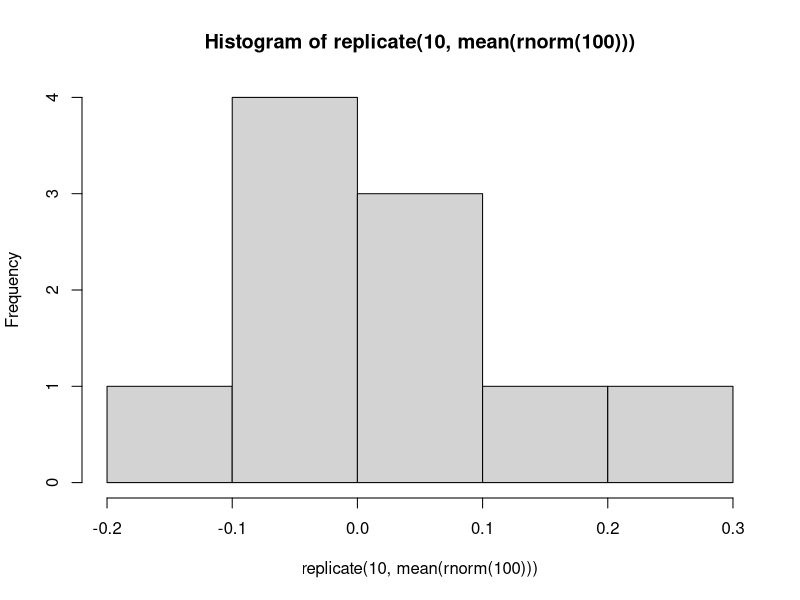
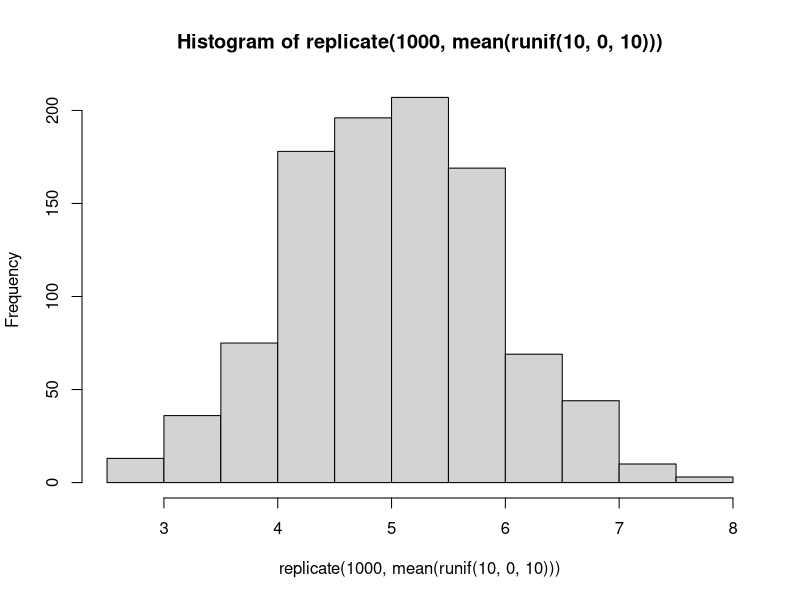
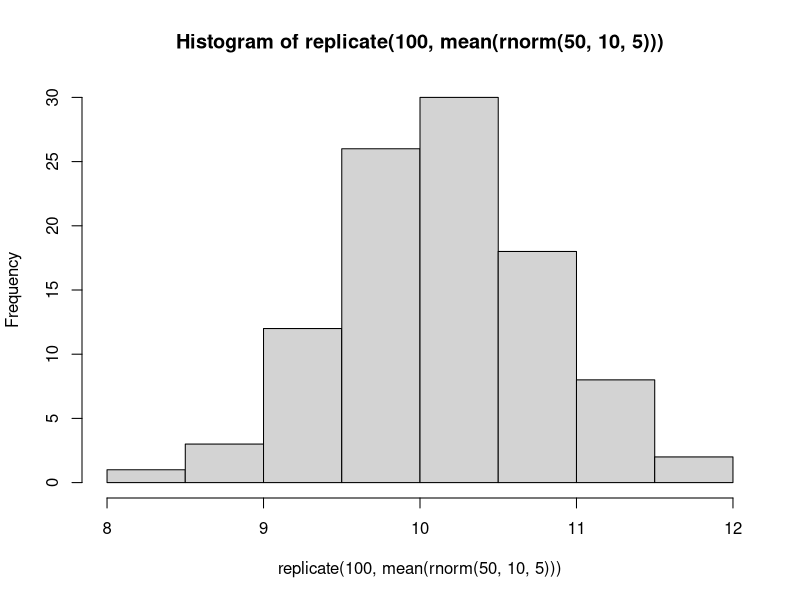
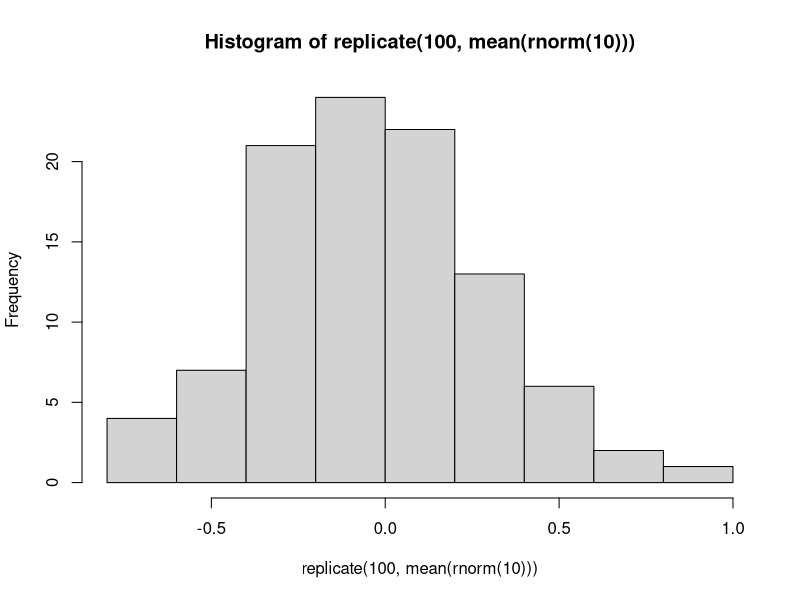
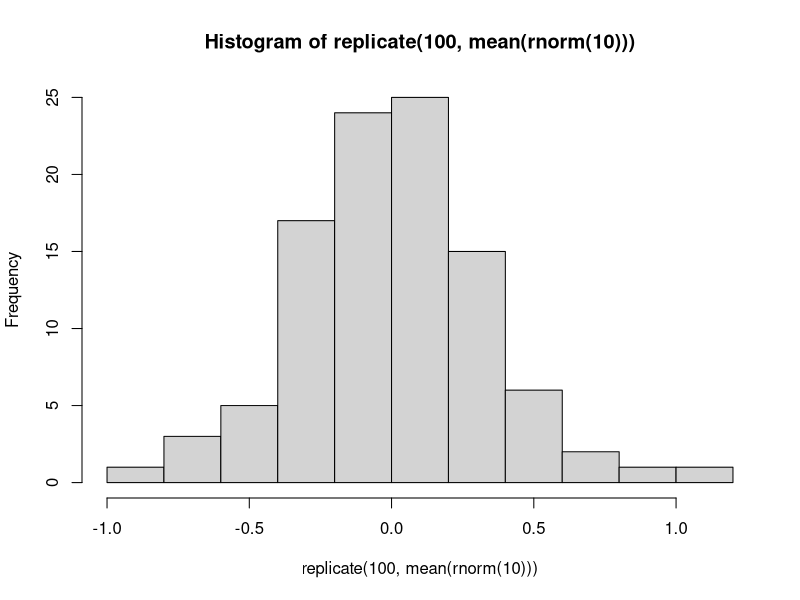
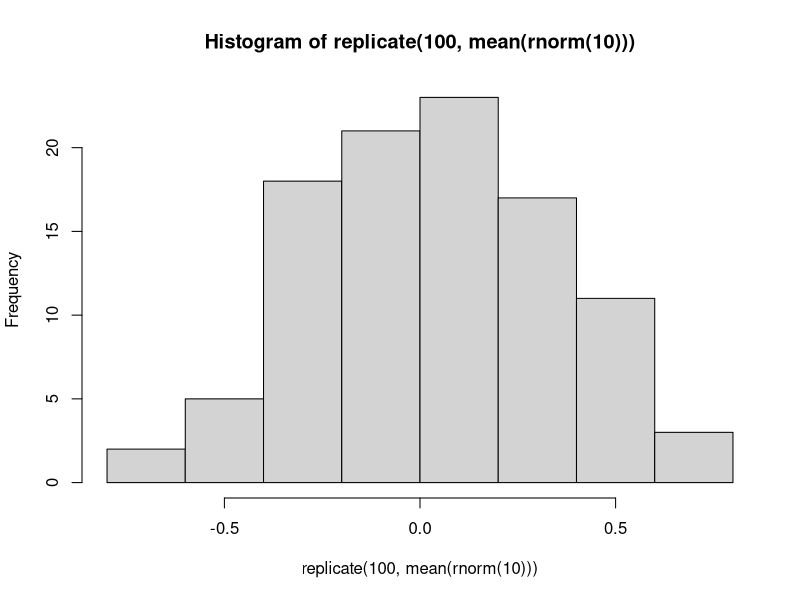
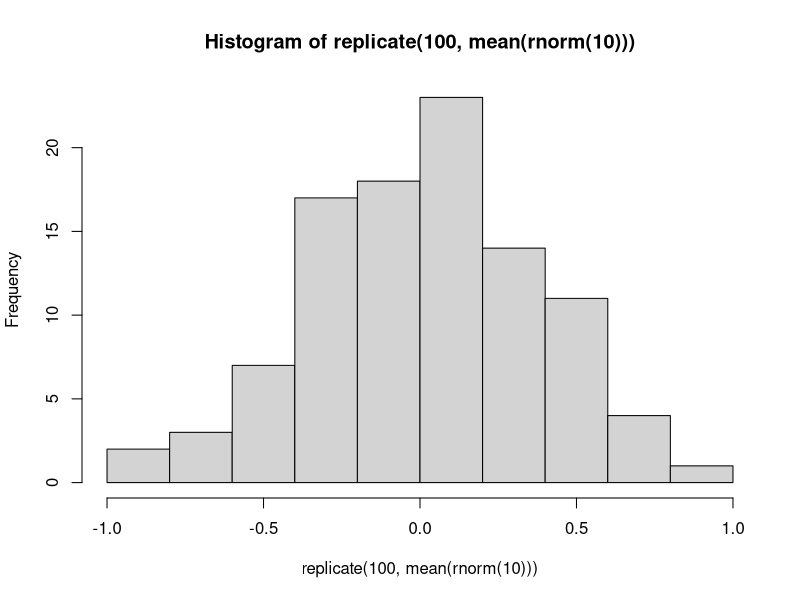
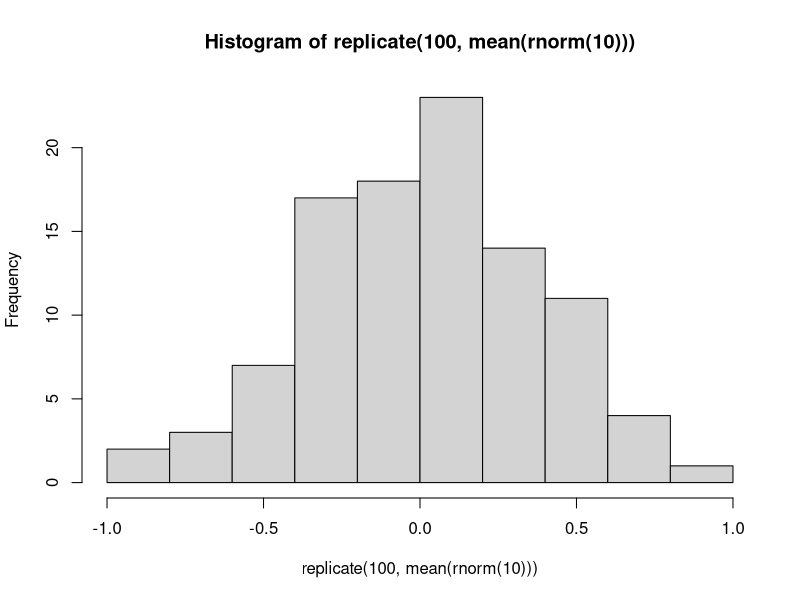

Here is the R script that generated these plots, in order:
###############################################################################################################
# This R script contains                                                                                      #
#  - the examples shown in the step-by-step workshop pages                                                    #
#    (for you to run line-by-line to observe the outcome, or to modify and play with)                         #
#  - space called 'YOUR TURN' for you to write your own code to answer the exercices from the workshop pages  #
#  - a possible solution to those exercices (indented)                                                        #
###############################################################################################################

#~~~~~~~~~ Random Numbers Generators and sampling theory -----

# sample 

## x is a sequence
x <- 1:10
x
?sample # default: replace = FALSE
sample(x)
sample(x, replace = TRUE)
sample(letters, size = 10)
sample(x, size = 100, replace = TRUE)

## x is a vector of combined values
x <- c(1,5,8)
x
sample(x, size = 6, replace = TRUE)




# YOUR TURN: generate random numbers
## Sample 100 values between 3 and 103 with replacement









    ### possible solutions
    x <- 3:103
    sample(x, 100, replace=TRUE)



# random number generator drawing from specific distributions
?runif  # runif(n, min, max) 
?rpois  # rpois(n, lambda) 
?rnorm  # rnorm(n, mean, sd) 
?rbinom # rbinom(n, prob)	



# YOUR TURN: generate random numbers
## Draw 100 values from a normal distribution with a mean of 0 and a sd of 1


    
    
    
    
    
    

    ### possible solutions
    rnorm(n=100, mean=0, sd=1)
    rnorm(100,0,1) # you do not need to label the arguments if you provide them in their default order
    rnorm(100) # if you sample from a normal distribution with a mean of 0 and a sd of 1, you do not need to provide them, they are the defaults

## Draw 50 values from a normal distribution with a mean of 10 and sd of 5


    
    
    
    
    
    

    ### possible solutions
    rnorm(50, 10, 5) 
    rnorm(sd=5, mean=10, n=50) # if you do not know what order is the default, label your arguments and input them in the order you want!

## Draw 1000 values from a poisson distribution with a lambda of 50


    
    
    
    
    
    

    ### possible solutions
    rpois(n=1000, lambda=50)
    rpois(1000, 50)

## Draw 30 values from a uniform distribution between 0 and 10


    
    
    
    


    ### possible solutions
    runif(n=30, min=0, max=10)
    runif(30, 0, 10)




# repeat 
?replicate # replicate(n, expression)
rnorm(10)
mean(rnorm(10))
replicate(10,rnorm(10))
replicate(10, mean(rnorm(100)))
hist(replicate(10, mean(rnorm(100))))

# YOUR TURN: generate random numbers, repeat, and plot
## Replicate 1000 times the mean of 10 values drawn from a unifrom distribution between 0 and 10  









    ### possible solutions
    replicate (1000, mean(runif(10, 0, 10)))
    hist(replicate (1000, mean(runif(10, 0, 10))))


## Replicate 100 times the mean of 50 values drawn from a normal distribution of mean 10 and standard deviation 5  




    
    
    
    
    
    
    ### possible solutions
    replicate (100, mean(rnorm(50, 10, 5)))
    hist(replicate (100, mean(rnorm(50, 10, 5))))



# set seed
hist(replicate(100, mean(rnorm(10))))
hist(replicate(100, mean(rnorm(10))))
hist(replicate(100, mean(rnorm(10))))

set.seed(10)
hist(replicate(100, mean(rnorm(10))))

set.seed(10)
hist(replicate(100, mean(rnorm(10))))


# defining sample size within a replication (n) and the number of simulation/repeats/replication (nrep)
## single random sample of normal distribution N(0,1) with n=10
set.seed(10)
x <- rnorm(10, mean=0, sd=1)
hist(x, breaks=10, col="grey", xlim=c(-4,4))
abline(v=0, col="red", lty=2, lwd=2)
abline(v=mean(x), col="blue", lwd=2)
par(xpd=TRUE) # turn off clipping of legend
legend(0.9,1.5, c("mean(x)", "0"), 
       lty=c(1, 2), 
       col=c("blue","red"))

## 24 sims of same distribution N(0,1) with n=10
set.seed(10)
x24 <- replicate(24, rnorm(10,0,1))
par(mfrow=c(3,8), mar=c(0,0,0,0))
x24Plot <- apply(x24,2,function(x){
               hist(x, col="grey", xlim=c(-5,5), ylim=c(0,7), breaks=c(-5:5),
                    main="", ylab="", xlab="", xaxt="n", yaxt="n")
               abline(v=mean(x), col="blue", lwd=2)
               abline(v=0, col="red", lty=2, lwd=2)
                })

## distribution of mu and sd from 24 sims N(0,1) with n=10
par(mfrow=c(1,2), mar=c(5,5,1,1))
hist(apply(x24, 2, mean), main="Mean",col="grey", xlim=c(-1,1))
abline(v=0, col="red", lty=2, lwd=2)
hist(apply(x24, 2, sd), main="SD",col="grey", xlim=c(0.6,1.4))
abline(v=1, col="red", lty=2, lwd=2)

## 24 sims of same distribution N(0,1) with n=1000
set.seed(10)
x24b <- replicate(24, rnorm(1000,0,1))
par(mfrow=c(3,8), mar=c(0,0,0,0))
x24bPlot <- apply(x24b,2,function(x){
               hist(x, col="grey", xlim=c(-5,5), ylim=c(0,500), breaks=c(-5:5),
                    main="", ylab="", xlab="", xaxt="n", yaxt="n")
               abline(v=mean(x), col="blue", lwd=2)
               abline(v=0, col="red", lty=2, lwd=2)
               })

## distribution of mu and sd from 24 sims N(0,1) with n=1000
par(mfrow=c(1,2), mar=c(5,5,1,1))
hist(apply(x24b, 2, mean), main="Mean",col="grey", xlim=c(-1,1))
abline(v=0, col="red", lty=2, lwd=2)
hist(apply(x24b, 2, sd), main="SD",col="grey", xlim=c(0.6,1.4))
abline(v=1, col="red", lty=2, lwd=2)

## distribution of mu and sd from 1000 sims N(0,1) with n=10
set.seed(10)
x1000 <- replicate(1000, rnorm(10,0,1))
par(mfrow=c(1,2), mar=c(5,5,1,1))
hist(apply(x1000, 2, mean), main="Mean",col="grey")
abline(v=0, col="red", lty=2, lwd=2)
hist(apply(x1000, 2, sd), main="SD",col="grey")
abline(v=1, col="red", lty=2, lwd=2)


#~~~~~~~~~ Functions -----

# writing a function
    ## function syntax:
    ## AwesomeFunctionName <- function(argument1, argument2,…){
    ##                                                         do stuff here
    ##                                                        }

# YOUR TURN: write a function that takes input "nrep", replicates '(mean(rnorm(100)))'
# nrep times, and draws a histogram of the results












    ### possible solutions
    #### step 1: the action
    mean(rnorm(100))
    #### step 2: replicate the action 1000 times
    replicate(1000, mean(rnorm(100)))
    #### step 3: plot the outcome of those simulations
    hist(replicate(1000, mean(rnorm(100))))
    #### step 4: replicate the action nrep time, with nrep defined outside the function
    nrep <- 1000
    replicate(nrep, mean(rnorm(100)))
    #### step 5: wrap it in a function:
    histrnorm100 <- function (nrep){
      hist(replicate(nrep, mean(rnorm(100))))
    }
    #### step 6: check that the function works
    histrnorm100(9)
    histrnorm100(1000)

    
# YOUR TURN: modify your function
## to draw a histogram of nrep mean(rnorm(n)), where n is another input






    
    
    
    
    
    
    

    
    
    ### possible solutions
    #### step 4: define parameters outside the function
    nrep <- 100
    n <- 10
    replicate(nrep, mean(rnorm(n)))
    #### step 5: wrap the action in a function:
    histrnorm_n <- function (nrep, n){
      hist(replicate(nrep, mean(rnorm(n))))
    }
    #### step 6: check that the function works
    histrnorm_n(10,10)
    histrnorm_n(10,100)
    histrnorm_n(100,100)
    histrnorm_n(1000,100)
    


#~~~~~~~~~ Simulating no effect and check alpha -----

# YOUR TURN: draw from the same normal distribution twice 
## and see if the sample differ from each other
## will they differ significantly in 5% of the nrep?
### Figure out how to do a t.test in R  
### Generate two vectors of 10 values drawn from N(0,1) and compare them with a t test  
### Figure out how to extract the p-value from that object (HINT use `str` or `names`)
### Write a function simT that generates two vectors of n random normals, compare them with a t test and return the p-value  
### Repeat with nrep=20 and draw a histogram for n=10
### Repeat with nrep=100 and draw a histogram for n=10    
    
    
    
    
    
    
    
    
    
    
    
    
    
    

    
    ### possible solutions
    #### Figure out how to do a t.test in R
    ?t.test
    #### Generate two vectors of 50  N(0,1) 
    x1 <- rnorm(50,0,1)
    x2 <- rnorm(50,0,1)
    #### Compare them with a t test
    t.test(x1,x2)
    #### extract p value
    str(t.test(x1,x2))
    t.test(x1,x2)$p.value
    #### write function 
    simT <- function(n){
    x1 <- rnorm(n,0,1)
    x2 <- rnorm(n,0,1)
    t.test(x1, x2)$p.value 
    }
    #### test function
    simT(50)
    
    #### repeat function for n = 10 and for different nrep and plot
    par(mfrow=c(1,2))
    simTRep <- replicate(20, simT(10))
    hist(simTRep, breaks=21, col=c('red',rep('grey',20)), main = "nrep=20, n=10", xlab="pvalue")

    simTRep2 <- replicate(100, simT(10))
    hist(simTRep2, breaks=21, col=c('red',rep('grey',20)), main = "nrep=100, n=10", xlab="pvalue")

    #### repeat function for nrep = 1000 and various n
    par(mfrow=c(1,2))
    simTRep <- replicate(1000, simT(10))
    hist(simTRep, breaks=21, col=c('red',rep('grey',20)), main = "nrep=1000, n=10", xlab="pvalue")
    
    simTRep2 <- replicate(1000, simT(100))
    hist(simTRep2, breaks=21, col=c('red',rep('grey',20)),  main = "nrep=1000, n=100", xlab="pvalue")
   

#~~~~~~~~~ Simulating an effect and check power -----

# we can calculate the power of a t.test for a given sample size using:
power.t.test(n = NULL, delta = 0.5, sd = 1, sig.level = 0.05, power = 0.8)
# the required sample size is 64 per group.

# YOUR TURN: Use your simulation skills to work out the power of a t-test for a given sample size through simulation.
## Write a function which:
### 1. Draws from two random normal distributions with different means and a given sample size
### 2. Compares the means with a t.test and extracts the p.value
## Then, use that function to replicate the function 1000 times using the parameters used in the power calculation.
## Calculate the proportion of p-values that are <0.05











    ### possible solution
    #### write new function 
    simT2 <- function(n, m1, m2) {
      ##### n is sample size per group, m1 is mean of group 1, m2 is mean of group 2
      x1 <- rnorm(n, m1)
      x2 <- rnorm(n, m2)
      t.test(x1, x2)$p.value
    }
    
    ##### repeat the function 1000 times 
    ##### note that we are using a difference of 0.5 between means to match the "delta" 
    ##### used in the power calcution 
    set.seed(100)
    p <- replicate(1000, simT2(n = 64, m1 = 0, m2 = 0.5))
    
    #### plot the results
    par(mfrow=c(1,1))
    hist(p, breaks=21, col=c('red',rep('grey',20)), main="nrep = 1000, n=64, delta = 0.5", xlab ='pvalue')
    
    #### calculate the proportion "significant" 
    prop.table(table(p<0.05))
    #### power is the probability that the test correctly rejects the null. Since we
    #### know the population paramaters (as we set them in our simulation), we know
    #### that there really is a difference, and the null should be rejected. The power
    #### is therefore the proportion of p.values <0.05
    
    # compare that to calculating the "power" parameter using the function below with all the other parameters provided (including n)
    power.t.test(n = 64, delta = 0.5, sd = 1) # the results are similar

    
#~~~~~~~~~ Simulating for a preregistration  -----

# YOUR TURN: 
## Try to make a dataset that looks like this, using the 
## functions `data.frame()`, `sample()`, and `rnorm()`    
    
    # smoking_status lung_cancer sex      age
    # 1            Yes          No   M 12.67918
    # 2            Yes         Yes   F 23.71397
    # 3             No          No   M 28.87786
    # 4            Yes          No   F 28.99327
    # 5            Yes         Yes   F 30.41415
    # 6             No          No   M 44.60615
    
    
    
    
    
    
    
    
    
    
    
    
    #### Possible solution
    set.seed(1234)
    N <- 10 # size of your dataset 
    yes_no <- c("Yes", "No") # some options for the outcomes in the data
    
    # the dataframe() function let's us create a data frame
    # before the "=" is the column name. After "=" is the contents of the columm
    df <- data.frame(smoking_status = sample(yes_no, size = N, replace = T),
                     lung_cancer = sample(yes_no, size = N, replace = T), 
                     sex = sample(c("M", "F"), size = N, replace = T),
                     age = rnorm(N, 30, sd = 10))
    # run the parts after the "=" alone to make sure you understand what's going on
    sample(c("M", "F"), size = N, replace = T)
    
    head(df)

# YOUR TURN:
## Run a logistic regression on the data with lung cancer as the outcome and
## adjusting for the other variables. 
## You could try something like:
## glm(lung_cancer ~ smoking_status, sex, age, family = binomial(link = "logit"), data = df)
## Why doesn't it work? Try to trouble shoot and get the code to work!

## HINT: are the variables the correct data type?
## HINT: once the model works, use summary() to look at the results
    
    
    
    
    
    
    
    
    
    
    
    #### Possible solution 
    
    # This mysterious error message appears because the categorical variables
    # need to be factors for the model to run. So we are already learning
    # something about how the data need to be that you might not have known
    # before trying to run the code on a simulated dataset.
    
    # You can convert the relevant variables to factors
    df[1:3] <- lapply(df[1:3], as.factor)
    
    # You could also do this one variable at a time:
    # df$smoking_status <- as.factor(df$smoking_status)
    
    # Now we can rerun the model:
    
    m1 <- glm(lung_cancer ~ smoking_status + sex + age, 
              family = binomial(link = "logit"), 
              data = df)
    
    # and look at the results
    summary(m1)
    
    
    
    
    
    
    
    
    
    
    
    
    
    
    
